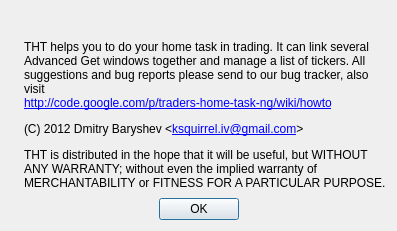
<?xml version="1.0" encoding="UTF-8"?>
<ui version="4.0">
 <class>About</class>
 <widget class="QDialog" name="About">
  <property name="geometry">
   <rect>
    <x>0</x>
    <y>0</y>
    <width>397</width>
    <height>231</height>
   </rect>
  </property>
  <property name="windowTitle">
   <string>About</string>
  </property>
  <layout class="QGridLayout" name="gridLayout">
   <item row="0" column="0" colspan="3">
    <layout class="QHBoxLayout" name="horizontalLayout_2">
     <item>
      <widget class="QLabel" name="label">
       <property name="pixmap">
        <pixmap resource="tht.qrc">:/images/chart.ico</pixmap>
       </property>
       <property name="alignment">
        <set>Qt::AlignCenter</set>
       </property>
      </widget>
     </item>
     <item>
      <layout class="QVBoxLayout" name="verticalLayout">
       <property name="spacing">
        <number>0</number>
       </property>
       <item>
        <layout class="QHBoxLayout" name="horizontalLayout">
         <item>
          <widget class="QLabel" name="labelVersion">
           <property name="sizePolicy">
            <sizepolicy hsizetype="MinimumExpanding" vsizetype="Preferred">
             <horstretch>0</horstretch>
             <verstretch>0</verstretch>
            </sizepolicy>
           </property>
           <property name="font">
            <font>
             <pointsize>11</pointsize>
             <weight>75</weight>
             <bold>true</bold>
            </font>
           </property>
           <property name="openExternalLinks">
            <bool>false</bool>
           </property>
          </widget>
         </item>
         <item>
          <widget class="QLabel" name="labelUpdate">
           <property name="alignment">
            <set>Qt::AlignCenter</set>
           </property>
           <property name="openExternalLinks">
            <bool>true</bool>
           </property>
          </widget>
         </item>
        </layout>
       </item>
       <item>
        <spacer name="verticalSpacer">
         <property name="orientation">
          <enum>Qt::Vertical</enum>
         </property>
         <property name="sizeType">
          <enum>QSizePolicy::Fixed</enum>
         </property>
         <property name="sizeHint" stdset="0">
          <size>
           <width>20</width>
           <height>12</height>
          </size>
         </property>
        </spacer>
       </item>
       <item>
        <widget class="QLabel" name="label_2">
         <property name="sizePolicy">
          <sizepolicy hsizetype="Expanding" vsizetype="Preferred">
           <horstretch>0</horstretch>
           <verstretch>0</verstretch>
          </sizepolicy>
         </property>
         <property name="text">
          <string>THT helps you to do your home task in trading. It can link several Advanced Get windows together and manage a list of tickers.

All suggestions and bug reports please send to our bug tracker, also visit&lt;br/&gt;&lt;a href=&quot;http://code.google.com/p/traders-home-task-ng&quot;&gt;http://code.google.com/p/traders-home-task-ng/wiki/howto&lt;/a&gt;</string>
         </property>
         <property name="textFormat">
          <enum>Qt::RichText</enum>
         </property>
         <property name="wordWrap">
          <bool>true</bool>
         </property>
         <property name="openExternalLinks">
          <bool>true</bool>
         </property>
         <property name="textInteractionFlags">
          <set>Qt::LinksAccessibleByMouse|Qt::TextSelectableByMouse</set>
         </property>
        </widget>
       </item>
       <item>
        <spacer name="verticalSpacer_2">
         <property name="orientation">
          <enum>Qt::Vertical</enum>
         </property>
         <property name="sizeType">
          <enum>QSizePolicy::Fixed</enum>
         </property>
         <property name="sizeHint" stdset="0">
          <size>
           <width>20</width>
           <height>12</height>
          </size>
         </property>
        </spacer>
       </item>
       <item>
        <widget class="QLabel" name="label_4">
         <property name="text">
          <string>(C) 2012 Dmitry Baryshev &amp;lt;&lt;a href=&quot;mailto:ksquirrel.iv@gmail.com&quot;&gt;ksquirrel.iv@gmail.com&lt;/a&gt;&amp;gt;</string>
         </property>
         <property name="textFormat">
          <enum>Qt::RichText</enum>
         </property>
         <property name="openExternalLinks">
          <bool>true</bool>
         </property>
         <property name="textInteractionFlags">
          <set>Qt::LinksAccessibleByMouse|Qt::TextSelectableByMouse</set>
         </property>
        </widget>
       </item>
       <item>
        <spacer name="verticalSpacer_3">
         <property name="orientation">
          <enum>Qt::Vertical</enum>
         </property>
         <property name="sizeType">
          <enum>QSizePolicy::Fixed</enum>
         </property>
         <property name="sizeHint" stdset="0">
          <size>
           <width>20</width>
           <height>12</height>
          </size>
         </property>
        </spacer>
       </item>
       <item>
        <widget class="QLabel" name="label_5">
         <property name="text">
          <string>THT is distributed in the hope that it will be useful, but WITHOUT ANY WARRANTY; without even the implied warranty of MERCHANTABILITY or FITNESS FOR A PARTICULAR PURPOSE.</string>
         </property>
         <property name="wordWrap">
          <bool>true</bool>
         </property>
         <property name="textInteractionFlags">
          <set>Qt::LinksAccessibleByMouse|Qt::TextSelectableByMouse</set>
         </property>
        </widget>
       </item>
      </layout>
     </item>
    </layout>
   </item>
   <item row="1" column="1">
    <spacer name="verticalSpacer_4">
     <property name="orientation">
      <enum>Qt::Vertical</enum>
     </property>
     <property name="sizeHint" stdset="0">
      <size>
       <width>20</width>
       <height>0</height>
      </size>
     </property>
    </spacer>
   </item>
   <item row="2" column="0">
    <spacer name="horizontalSpacer">
     <property name="orientation">
      <enum>Qt::Horizontal</enum>
     </property>
     <property name="sizeHint" stdset="0">
      <size>
       <width>0</width>
       <height>20</height>
      </size>
     </property>
    </spacer>
   </item>
   <item row="2" column="1">
    <widget class="QPushButton" name="pushButton">
     <property name="text">
      <string>OK</string>
     </property>
    </widget>
   </item>
   <item row="2" column="2">
    <spacer name="horizontalSpacer_2">
     <property name="orientation">
      <enum>Qt::Horizontal</enum>
     </property>
     <property name="sizeHint" stdset="0">
      <size>
       <width>0</width>
       <height>20</height>
      </size>
     </property>
    </spacer>
   </item>
  </layout>
 </widget>
 <resources>
  <include location="tht.qrc"/>
 </resources>
 <connections>
  <connection>
   <sender>pushButton</sender>
   <signal>clicked()</signal>
   <receiver>About</receiver>
   <slot>accept()</slot>
   <hints>
    <hint type="sourcelabel">
     <x>144</x>
     <y>257</y>
    </hint>
    <hint type="destinationlabel">
     <x>146</x>
     <y>319</y>
    </hint>
   </hints>
  </connection>
 </connections>
</ui>
